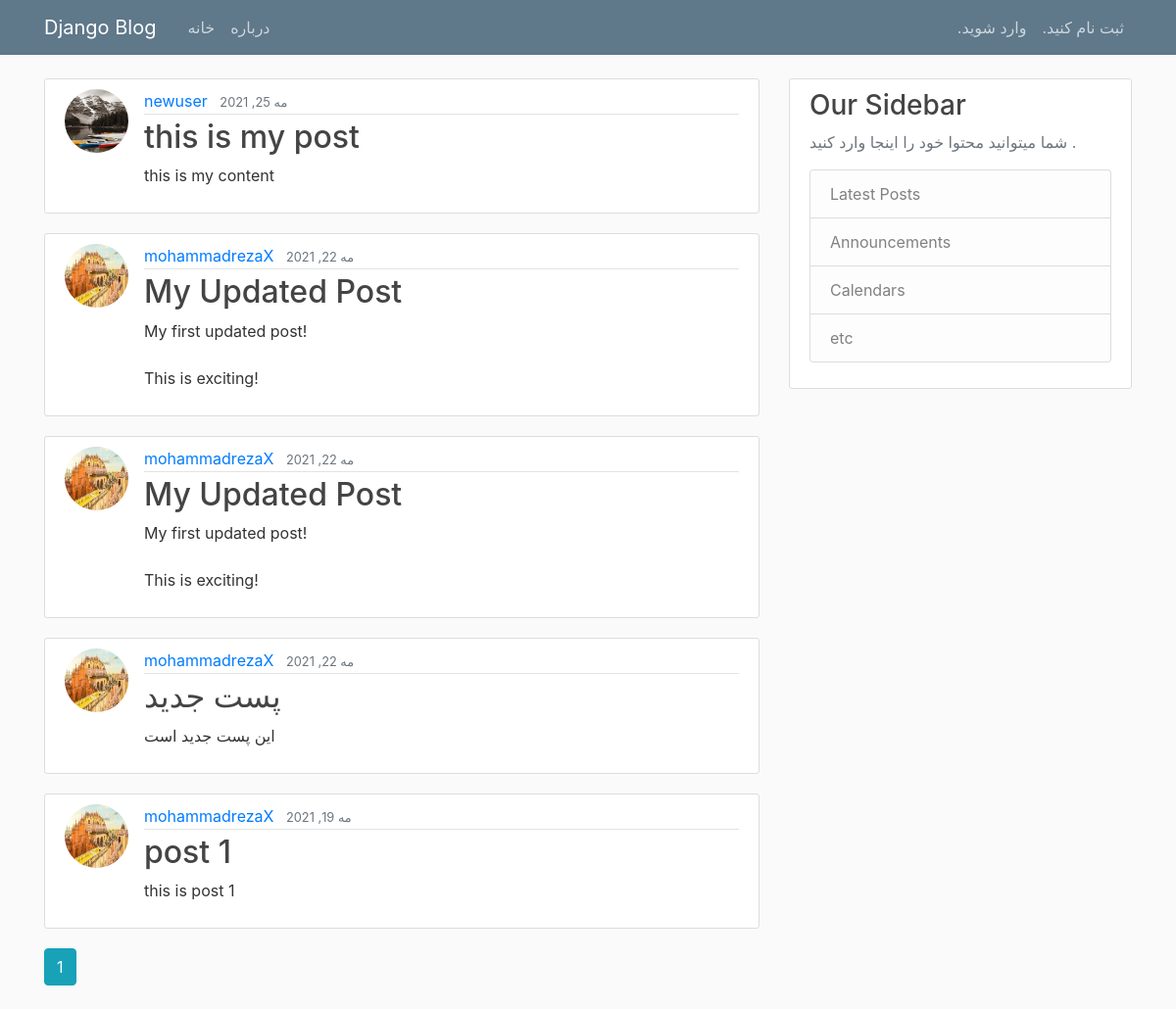
The page / on the database its author committed.
### blog/models.py (models this page shows, shortened)
class Post(models.Model):
    title = models.CharField(_('موضوع'), max_length=100)
    content = models.TextField(_('محتوا'))
    date_posted = models.DateTimeField(_('تاریخ انتشار'), default=timezone.now)
    author = models.ForeignKey(User, on_delete=models.CASCADE, verbose_name=_('نویسنده'))

### users/models.py (models this page shows, shortened)
class Profile(models.Model):
    user = models.OneToOneField(User, on_delete=models.CASCADE, verbose_name=_('کاربر'))
    image = models.ImageField(_('تصویر'), default='defult.jpg', upload_to='profile-pics')

### blog/views.py (the view)
# urls.py: path('', PostListView.as_view(), name='blog-home'),
class PostListView(ListView):
    model = Post
    template_name = 'blog/home.html'
    context_object_name = 'post'
    ordering = ['-date_posted']
    paginate_by = 5

### blog/templates/blog/home.html (shortened to what this page needs)
{% extends 'blog/base.html' %}
{% block content %}
    {% for post in post %}
        <article class="media content-section">
            <img class="rounded-circle article-img" src='{{ post.author.profile.image.url }}'>
            <div class="media-body">
                <div class="article-metadata">
                    <a class="mr-2" href="{% url 'user-posts' post.author.username %}">{{ post.author }}</a>
                    <small class="text-muted">{{ post.date_posted|date:'F d, Y' }}</small>
                </div>
                <h2><a class="article-title" href="{% url 'post-detail' post.id %}">{{ post.title }}</a></h2>
                <p class="article-content">{{ post.content }}</p>
            </div>
        </article>
    {% endfor %}
    {% if paginator %}
        {% for num in page_obj.paginator.page_range %}
            {% if page_obj.number == num %}
                <a class="btn btn-info mb-4" dir="rtl" href="?page={{ num }}">{{ num }}</a>
            {% elif num > page_obj.number|add:'-3' and num < page_obj.number|add:'3' %}
                <a class="btn btn-outline-info mb-4" href="?page={{ num }}">{{ num }}</a>
            {% endif %}
        {% endfor %}
    {% endif %}
{% endblock %}

### blog/templates/blog/base.html (shortened to what this page needs)
{% load static %}
<!DOCTYPE html>
<html lang="en">
<head>
    <link rel="stylesheet" href="https://maxcdn.bootstrapcdn.com/bootstrap/4.0.0/css/bootstrap.min.css">
    <link rel="stylesheet" type="text/css" href="{% static 'blog/main.css' %}">
</head>
<body>
    <header class="site-header">
      <nav class="navbar navbar-expand-md navbar-dark bg-steel fixed-top">
        <div class="container">
          <a class="navbar-brand mr-4" href="{% url 'blog-home' %}">Django Blog</a>
          <div class="collapse navbar-collapse" id="navbarToggle">
            <div class="navbar-nav mr-auto">
              <a class="nav-item nav-link" href="{% url 'blog-home' %}">خانه</a>
              <a class="nav-item nav-link" href="{% url 'blog-about' %}">درباره</a>
            </div>
            <div class="navbar-nav">
              {% if user.is_authenticated %}
                  <a class="nav-item nav-link" dir="rtl" href={% url 'profile'%} >پروفایل</a>
                  <a class="nav-item nav-link" dir="rtl" href={% url 'post-create'%}>پست جدید</a>
                  <a class="nav-item nav-link" dir="rtl" href={% url 'logout'%} >خارج شوید.</a>
              {% else %}
              <a class="nav-item nav-link" dir="rtl" href={% url 'login'%}>وارد شوید.</a>
              <a class="nav-item nav-link" dir="rtl" href={% url 'register'%} >ثبت نام کنید.</a>
              {% endif %}
            </div>
          </div>
        </div>
      </nav>
    </header>
    <main role="main" class="container">
      <div class="row">
        <div class="col-md-8">
          {% block content %}{% endblock %}
        </div>
        <div class="col-md-4">
          <div class="content-section">
            <h3>Our Sidebar</h3>
            <p class='text-muted'>شما میتوانید محتوا خود را اینجا وارد کنید .
              <ul class="list-group">
                <li class="list-group-item list-group-item-light">Latest Posts</li>
                <li class="list-group-item list-group-item-light">Announcements</li>
                <li class="list-group-item list-group-item-light">Calendars</li>
                <li class="list-group-item list-group-item-light">etc</li>
              </ul>
            </p>
          </div>
        </div>
      </div>
    </main>
</body>
</html>

### blog/static/blog/main.css (style rules this page uses)
body { background: #fafafa; color: #333333; margin-top: 5rem; }
h1, h2, h3, h4, h5, h6 { color: #444444; }
ul { margin: 0; }
.bg-steel { background-color: #5f788a; }
.site-header .navbar-nav .nav-link { color: #cbd5db; }
.content-section { background: #ffffff; padding: 10px 20px; border: 1px solid #dddddd; border-radius: 3px; margin-bottom: 20px; }
.article-title { color: #444444; }
.article-content { white-space: pre-line; }
.article-img { height: 65px; width: 65px; margin-right: 16px; }
.article-metadata { padding-bottom: 1px; margin-bottom: 4px; border-bottom: 1px solid #e3e3e3 }

### rows shown on the page
Post: author.profile.image (picture), author "newuser", date_posted "مه 25, 2021", title "this is my post", content "this is my content"
Post: author.profile.image (picture), author "mohammadrezaX", date_posted "مه 22, 2021", title "My Updated Post", content "My first updated post! This is exciting!"
Post: author.profile.image (picture), author "mohammadrezaX", date_posted "مه 22, 2021", title "My Updated Post", content "My first updated post! This is exciting!"
Post: author.profile.image (picture), author "mohammadrezaX", date_posted "مه 22, 2021", title "پست جدید", content "این پست جدید است"
Post: author.profile.image (picture), author "mohammadrezaX", date_posted "مه 19, 2021", title "post 1", content "this is post 1"

### other values the page prints
{{ num }} "1"
